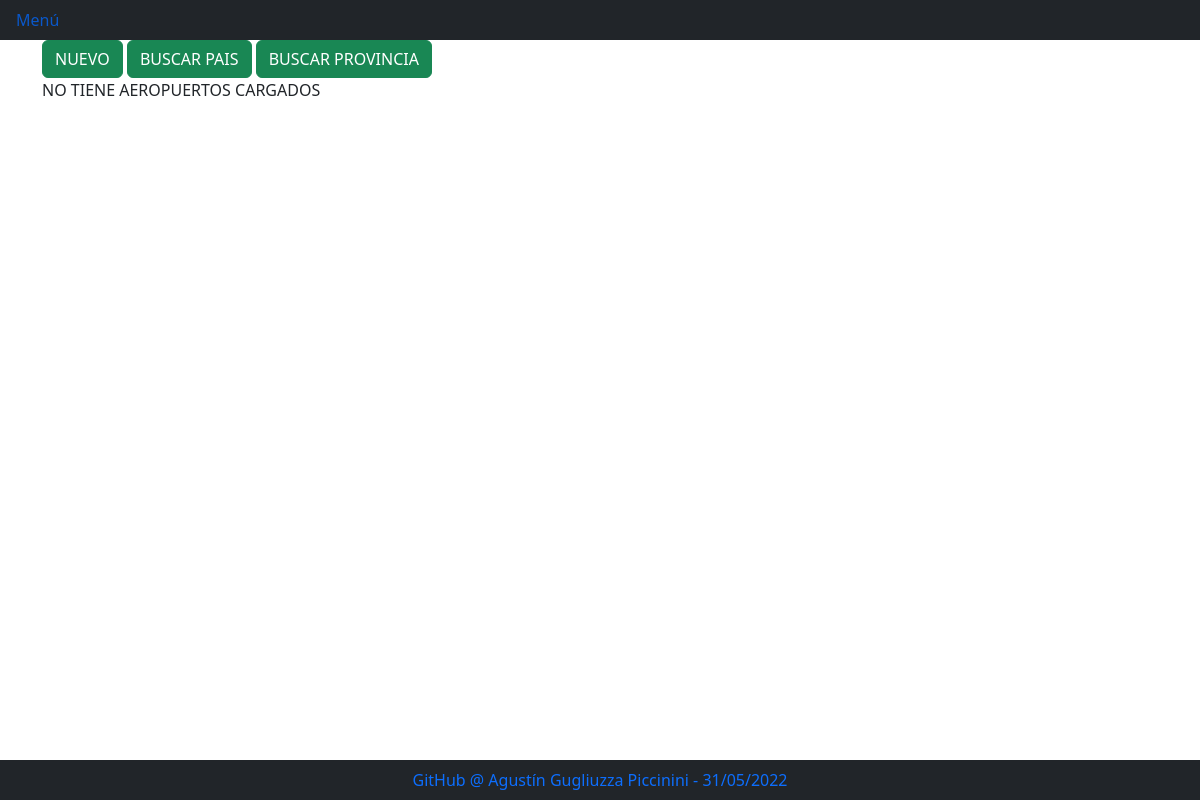
Before: /aeropuertos/ with the older database file.
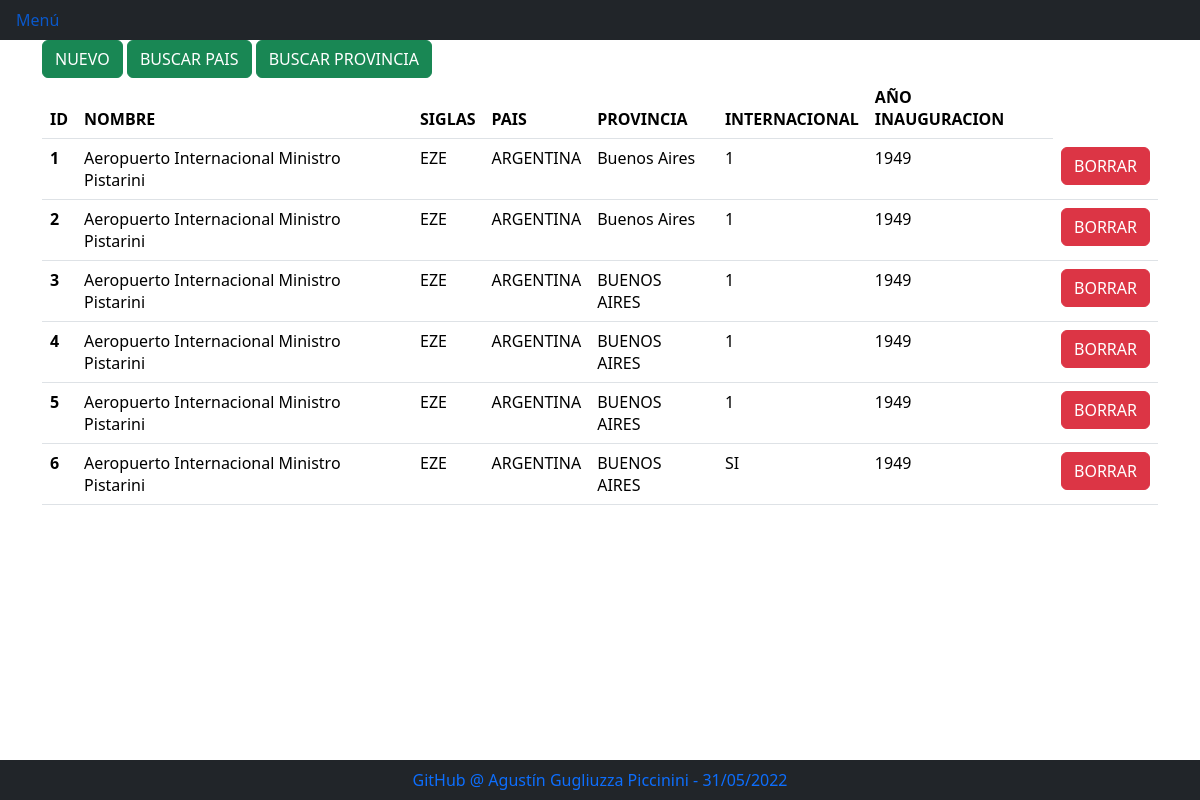
After: the same page with the newer database file.
### AppAerolineas/models.py (models this page shows)
class Aeropuertos(models.Model):
    nombre = models.CharField(max_length=100)
    siglas = models.CharField(max_length=5)
    pais = models.CharField(max_length=50)
    estado = models.CharField(max_length=50)
    internacional = models.CharField(max_length=5)
    año_inauguracion = models.IntegerField()

### AppAerolineas/views.py (the view)
# urls.py: path('aeropuertos/', views.aeropuertos_list, name='aeropuertos'),
def aeropuertos_list(request):
    aeropuerto = Aeropuertos.objects.all()
    template = loader.get_template('AppAerolineas/02_1_aeropuerto_list.html')
    context = {
        'aeropuertos':aeropuerto,
    }
    return HttpResponse(template.render(context,request))

### AppAerolineas/templates/AppAerolineas/02_1_aeropuerto_list.html
{% extends "AppAerolineas/00_index.html" %}
{% load bootstrap5 %}
{% block cuerpo %}
<div class="container">
  <div class="row">
    <div class="col">
      {% url 'agregar_aeropuerto' as agregar_url %}
      {% url 'pais_aerop_search' as buscarpais_url %}
      {% url 'prov_aerop_search' as buscarprov_url %}
      {% bootstrap_button "NUEVO" button_class="btn-success" button_type="link" href=agregar_url %}
      {% bootstrap_button "BUSCAR PAIS" button_class="btn-success" button_type="link" href=buscarpais_url %}
      {% bootstrap_button "BUSCAR PROVINCIA" button_class="btn-success" button_type="link" href=buscarprov_url %}
    <div>
  <div>
  <div class="row">
    <div class="col">
        {% if aeropuertos %}
        <table class="table">
            <thead>
                <th scope="col">ID</th>
                <th scope="col">NOMBRE</th>
                <th scope="col">SIGLAS</th>
                <th scope="col">PAIS</th>
                <th scope="col">PROVINCIA</th>
                <th scope="col">INTERNACIONAL</th>
                <th scope="col">AÑO INAUGURACION</th>
            </thead>
            {% for a in aeropuertos %}
            <tbody>
                <tr>
                    <th scope="row">{{a.id}} </th>
                    <td> {{a.nombre}} </td>
                    <td> {{a.siglas}} </td>
                    <td> {{a.pais}} </td>
                    <td> {{a.estado}} </td>
                    <td> {{a.internacional}} </td>
                    <td> {{a.año_inauguracion}} </td>
                    {% url 'aeropuertos_delete' identificador=a.id as borrar_url %}
                    <td>{% bootstrap_button "BORRAR" size="sm" button_class="btn-danger" button_type="link" href=borrar_url %}</td>
                </tr>
            </tbody>
            {% endfor %}
        </table>
        {% else %}
            <p>NO TIENE AEROPUERTOS CARGADOS</p>
        {% endif %}
    </div>
  </div>
</div>
{% endblock %}

Changed rows visible on the page:
added Aeropuertos: id "1", nombre "Aeropuerto Internacional Ministro Pistarini", siglas "EZE", pais "ARGENTINA", estado "Buenos Aires", internacional "1", año_inauguracion "1949", bootstrap_button "BORRAR"
added Aeropuertos: id "2", nombre "Aeropuerto Internacional Ministro Pistarini", siglas "EZE", pais "ARGENTINA", estado "Buenos Aires", internacional "1", año_inauguracion "1949", bootstrap_button "BORRAR"
added Aeropuertos: id "3", nombre "Aeropuerto Internacional Ministro Pistarini", siglas "EZE", pais "ARGENTINA", estado "BUENOS AIRES", internacional "1", año_inauguracion "1949", bootstrap_button "BORRAR"
added Aeropuertos: id "4", nombre "Aeropuerto Internacional Ministro Pistarini", siglas "EZE", pais "ARGENTINA", estado "BUENOS AIRES", internacional "1", año_inauguracion "1949", bootstrap_button "BORRAR"
added Aeropuertos: id "5", nombre "Aeropuerto Internacional Ministro Pistarini", siglas "EZE", pais "ARGENTINA", estado "BUENOS AIRES", internacional "1", año_inauguracion "1949", bootstrap_button "BORRAR"
added Aeropuertos: id "6", nombre "Aeropuerto Internacional Ministro Pistarini", siglas "EZE", pais "ARGENTINA", estado "BUENOS AIRES", internacional "SI", año_inauguracion "1949", bootstrap_button "BORRAR"
Other visible differences:
text no longer shown: "NO TIENE AEROPUERTOS CARGADOS"
text now shown: "ID NOMBRE SIGLAS PAIS PROVINCIA INTERNACIONAL AÑO INAUGURACION"
